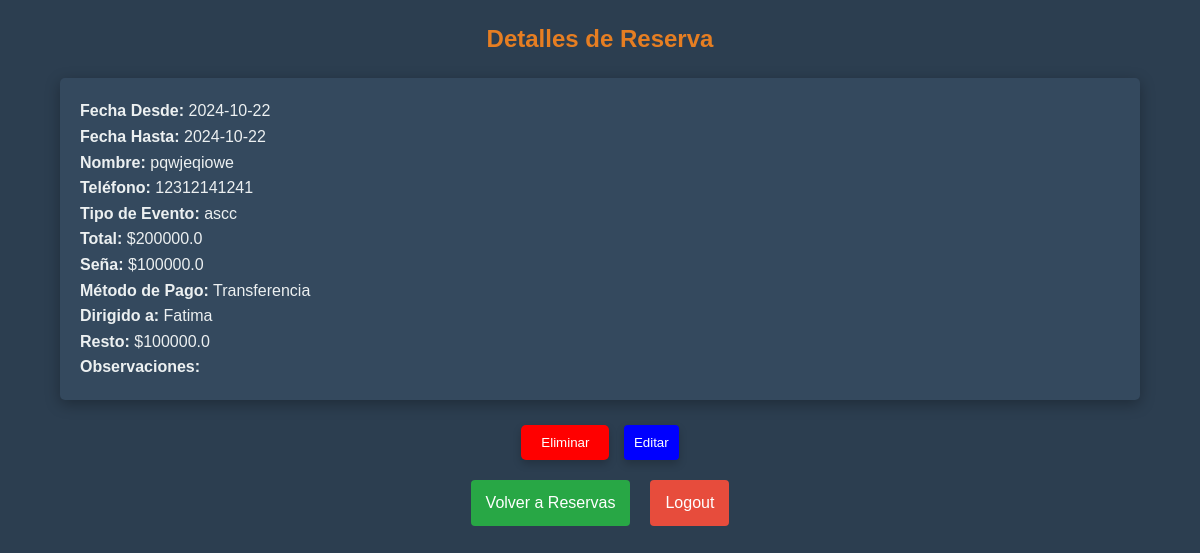
Before: /ver_detalle_reserva/2 (signed in) with the older database file.
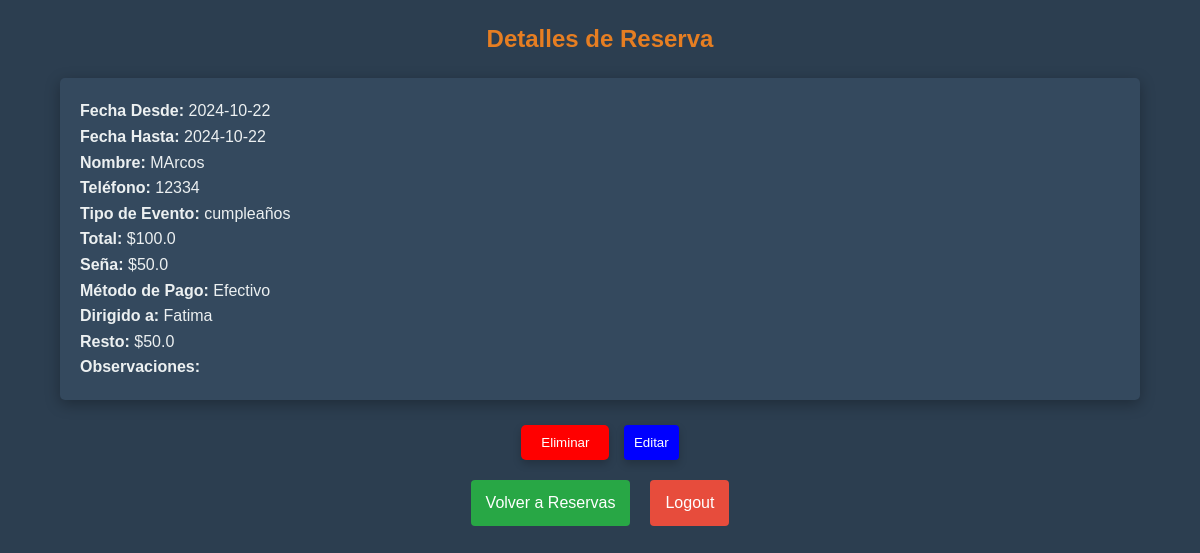
After: the same page with the newer database file.
### app.py (models this page shows)
class Reserva(db.Model):
    id = db.Column(db.Integer, primary_key=True)
    usuario_id = db.Column(db.Integer, db.ForeignKey('user.id'), nullable=False)
    fecha_desde = db.Column(db.String(50), nullable=False)
    fecha_hasta = db.Column(db.String(50), nullable=False)
    nombre_cliente = db.Column(db.String(100), nullable=False)
    telefono = db.Column(db.String(15), nullable=False)
    tipo_evento = db.Column(db.String(100), nullable=False)
    total = db.Column(db.Float, nullable=False)
    sena = db.Column(db.Float, nullable=False)
    metodo_pago = db.Column(db.String(50), nullable=False)
    dirigido_a = db.Column(db.String(100), nullable=False)
    resto = db.Column(db.Float, nullable=False)
    observaciones = db.Column(db.String(250), nullable=True)

### app.py (the view)
@app.route('/ver_detalle_reserva/<int:reserva_id>')
@login_required
def ver_detalle_reserva(reserva_id):
    reserva = Reserva.query.get_or_404(reserva_id)
    return render_template('ver_detalle_reserva.html', reserva=reserva)

### app.py (called while the page is built)
@login_manager.user_loader
def load_user(user_id):
    return db.session.get(User, int(user_id))

### templates/ver_detalle_reserva.html (shortened to what this page needs)
<!DOCTYPE html>
<html lang="es">
<head>
    <link rel="stylesheet" href="{{ url_for('static', filename='styles.css') }}">
</head>
<body>
    <h2>Detalles de Reserva</h2>
    <div class="container">
        <p><strong>Fecha Desde:</strong> {{ reserva.fecha_desde }}</p>
        <p><strong>Fecha Hasta:</strong> {{ reserva.fecha_hasta }}</p>
        <p><strong>Nombre:</strong> {{ reserva.nombre_cliente }}</p>
        <p><strong>Teléfono:</strong> {{ reserva.telefono }}</p>
        <p><strong>Tipo de Evento:</strong> {{ reserva.tipo_evento }}</p>
        <p><strong>Total:</strong> ${{ reserva.total }}</p>
        <p><strong>Seña:</strong> ${{ reserva.sena }}</p>
        <p><strong>Método de Pago:</strong> {{ reserva.metodo_pago }}</p>
        <p><strong>Dirigido a:</strong> {{ reserva.dirigido_a }}</p>
        <p><strong>Resto:</strong> ${{ reserva.resto }}</p>
        <p><strong>Observaciones:</strong> {{ reserva.observaciones }}</p>
    </div>
    <div class="centered">
        <form action="{{ url_for('eliminar_reserva', reserva_id=reserva.id) }}" method="POST" style="display:inline;">
            <button type="submit" class="delete-button">Eliminar</button>
        </form>
        <a href="{{ url_for('editar_reserva', reserva_id=reserva.id) }}">
            <button class="edit-button">Editar</button>
        </a>
    </div>
    <div class="button-group centered">
        <a href="{{ url_for('ver_reservas') }}" class="green-button">Volver a Reservas</a>
        <a href="{{ url_for('logout') }}" class="red-button">Logout</a>
    </div>
</body>
</html>

### Static/Styles.css (style rules this page uses)
* { margin: 0; padding: 0; box-sizing: border-box; }
body { font-family: 'Arial', sans-serif; background-color: #2c3e50; color: #ecf0f1; line-height: 1.6; }
h2 { text-align: center; margin: 20px 0; color: #e67e22; }
.centered { text-align: center; margin-top: 10px; }
.container { max-width: 90%; margin: 20px auto; padding: 20px; background: #34495e; border-radius: 5px; box-shadow: 0 4px 15px rgba(0, 0, 0, 0.3); }
form { max-width: 400px; margin: 20px auto; padding: 0; background: none; border: none; box-shadow: none; }
.button-group { display: flex; justify-content: center; flex-wrap: wrap; margin-top: 10px; gap: 10px; }
button { width: auto; max-width: 150px; padding: 10px; background-color: #5cb85c; color: white; border: none; border-radius: 4px; cursor: pointer; margin: 5px; box-shadow: 0 4px 8px rgba(0,0,0,0.2); }
.delete-button { background-color: red; color: white; border: none; padding: 10px 20px; border-radius: 5px; cursor: pointer; box-shadow: 0 4px 8px rgba(0, 0, 0, 0.2); }
.edit-button { background-color: blue; color: white; }
.green-button { background-color: #28a745; color: white; padding: 10px 15px; border: none; border-radius: 4px; cursor: pointer; margin: 5px; text-decoration: none; transition: background-color 0.3s; }
.red-button { background-color: #e74c3c; color: white; padding: 10px 15px; border: none; border-radius: 4px; cursor: pointer; margin: 5px; text-decoration: none; transition: background-color 0.3s; }

Changed rows visible on the page:
changed Reserva "Fatima": nombre_cliente "pqwjeqiowe" → "MArcos"; telefono "12312141241" → "12334"; tipo_evento "ascc" → "cumpleaños"; total "200000.0" → "100.0"; sena "100000.0" → "50.0"; metodo_pago "Transferencia" → "Efectivo"; resto "100000.0" → "50.0"
